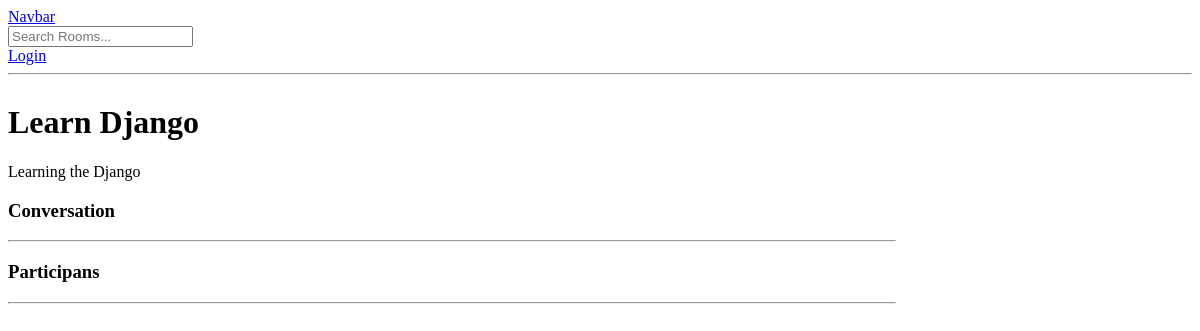
The app's page /room/1/, older data.
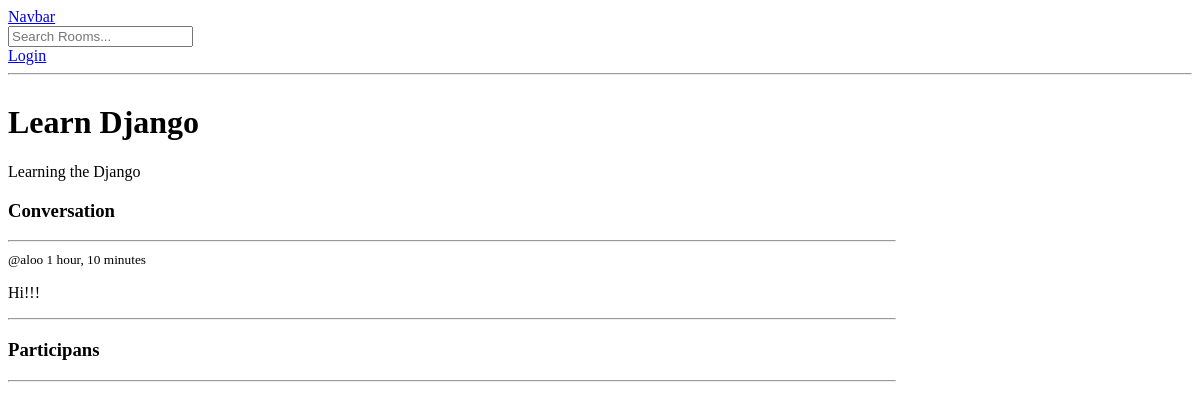
The same page, newer data.
### base/models.py (models this page shows, shortened)
class Message(models.Model):
    user = models.ForeignKey(User, on_delete=models.CASCADE)
    room = models.ForeignKey(Room, on_delete=models.CASCADE)
    body = models.TextField()
    updated = models.DateTimeField(auto_now=True)
    created = models.DateTimeField(auto_now_add=True)

### base/views.py (the view, shortened to what this page needs)
# urls.py: path('room/<str:pk>/',views.room, name="room"),
def room(request,pk):
    room = Room.objects.get(id=pk)
    room_messages= room.message_set.all().order_by('-created')
    participants = room.participants.all()
    context = {'room':room, "room_messages":room_messages, "participants":participants}
    return render(request,'base/room.html',context)

### base/templates/base/room.html (shortened to what this page needs)
{% extends "main.html" %} {% block content %}
<div class="room-container">
  <div>
    <h1>{{room.name}}</h1>
    <p>{{room.description}}</p>
    <div class="comment-wrapper">
      <h3>Conversation</h3>
      <hr />
      {% for room_message in room_messages %}
      <div>
        <small>
          @{{room_message.user}} {{room_message.created|timesince}}
        </small>
        <p>{{room_message.body}}</p>
        <hr />
      </div>
      {% endfor %}
    </div>
  <div>
    <h3>Participans</h3>
    <hr>
  </div>
</div>
{% endblock content %}

Row changes from the older to the newer data that the page shows:
added Message: user "aloo", created "1 hour, 10 minutes", body "Hi!!!"
